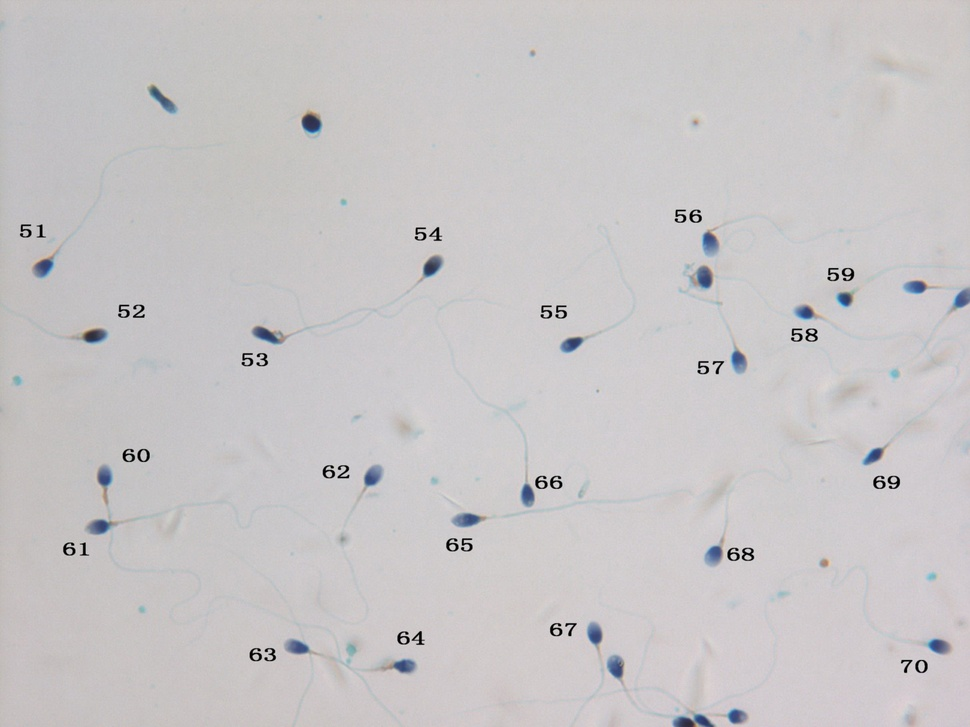
#> input picture 边缘检测/TestDemo1/a1.jpeg, 970 x 727 px, shrunk from 1620 x 1215 before the run
$ python 1.py   (older library calls are emulated)
#> lines starting #> are read from the running program, lines starting #| are printed output that depends on the picture; after the words box and inside, x2 and y2 are one past the last pixel; in counts of white or black regions, pixels touching at a corner belong together
import cv2 as cv

file_name = 'a1.jpeg'


def detection(img):
    gray = cv.cvtColor(img, cv.COLOR_BGR2GRAY)
    #ret, dst = cv.threshold(gray, 200, 255, cv.THRESH_OTSU)
    ret, dst = cv.threshold(gray, 188, 255, cv.THRESH_BINARY_INV)
    return dst


image = cv.imread(file_name)
#> image is the input picture: shape (727, 970, 3); mean B, G, R 199.2, 197.8, 200.6
img = cv.pyrMeanShiftFiltering(src=image, sp=5, sr=40)
dst = detection(img)
#> in detection, `ret, dst = cv.threshold(gray, 188, 255, cv.THRESH_BINARY_INV)`:
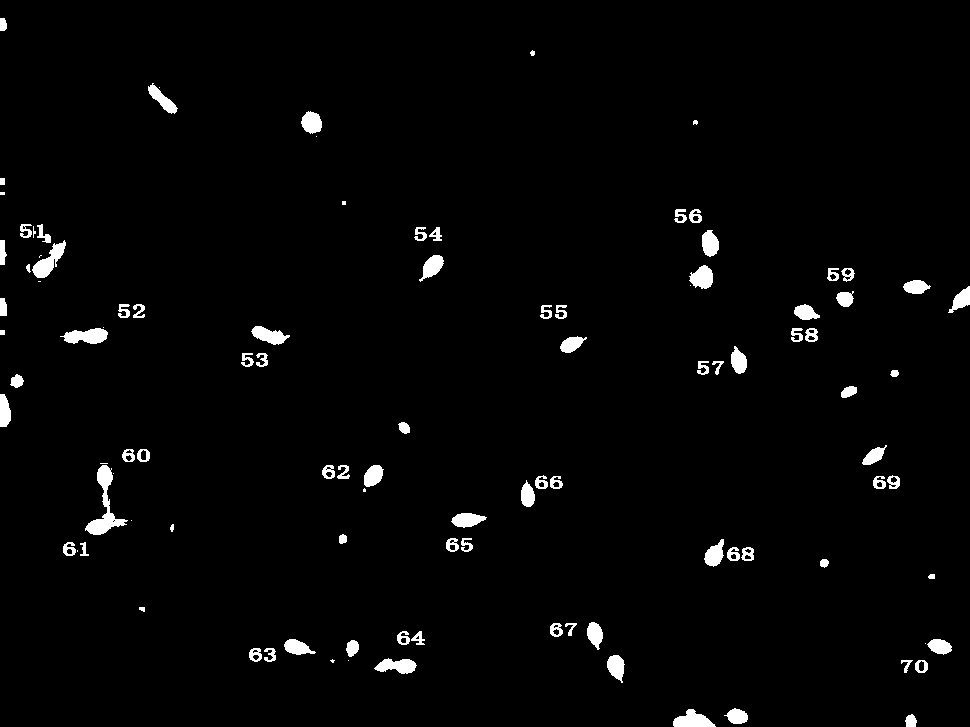
#> dst: shape (727, 970); 2.2% white; 104 white regions (17 under 20 px)

src, contours, hierarchy = cv.findContours(dst, cv.RETR_TREE, cv.CHAIN_APPROX_NONE)
#> contours = 139 contours, 37 with area under 20; largest, box (x1, y1, x2, y2) and area: (85, 465, 128, 535) 791, (32, 240, 66, 278) 479, (60, 328, 108, 344) 464, (673, 709, 716, 727) 430, (374, 658, 417, 674) 394
cv.drawContours(image, contours, -1, (0, 0, 255), 2)
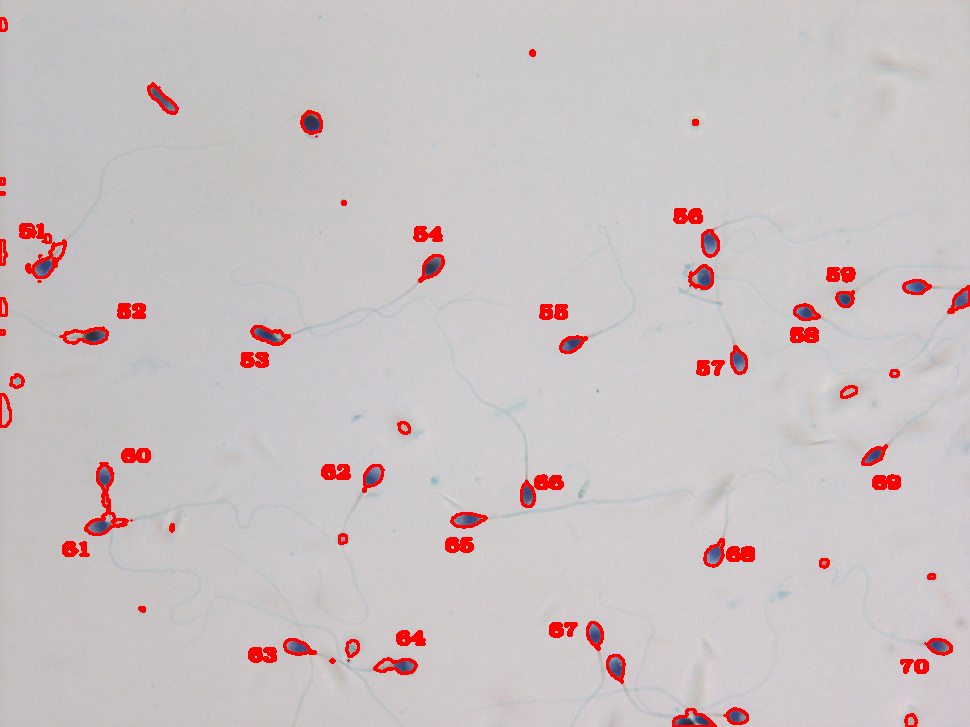
#> image: shape (727, 970, 3); 2.39% of pixels changed, all inside (x1, y1, x2, y2) = (0, 17, 970, 727)
cv.namedWindow('img', cv.WINDOW_NORMAL)
cv.imshow('img', image)
cv.waitKey(0)
